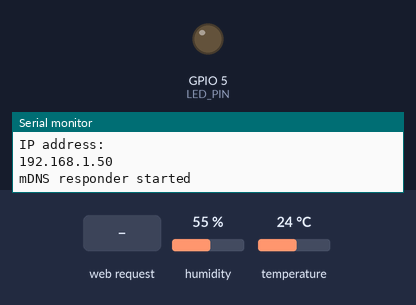
Simulated run of this sketch. Board: ESP8266 (NodeMCU). On the bench: output pins drawn as LEDs (lit = HIGH), the last lines printed to the serial monitor. The test bench sets the inputs (shaded band); at power-on: humidity 55 %, temperature 24 °C. WiFi joins after 1.5 s; servers stay silent unless stated.

Above: at 2.7 s.
2.8 s: HTTP request GET /weather received
At 4.0 s:
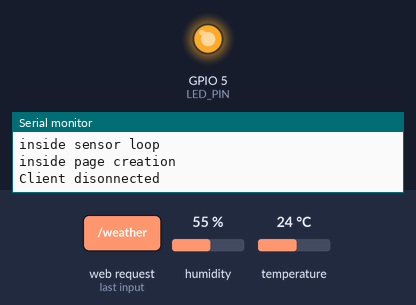
Timing chart, 0 to 5.8 s (numbered marks = the images above; inputs shaded):
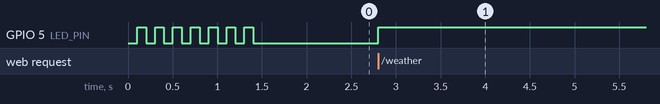

Measured:
- after the input at 2.8 s, GPIO 5 (LED_PIN): LOW → HIGH at once

The sketch:

serve_weather.ino
```cpp
// (licence header left out)
#include "DHT.h"
#include <ESP8266WiFi.h>
#include <ESP8266mDNS.h>
#include <stdlib.h>

#define DHTPIN            2         // Pin which is connected to the DHT sensor.

//the type of sensor in use:
#define DHTTYPE           DHT11     // DHT 11
const int LED_PIN = 5;

DHT dht(DHTPIN, DHTTYPE);
WiFiServer server(80);

const char WiFiSSID[] = "SSID";
const char WiFiPSK[] = "PSK";

void setup() {
  Serial.begin(9600);
  pinMode(LED_PIN, OUTPUT);
  digitalWrite(LED_PIN, HIGH);

  // Initialize server.
  connectWiFi();
  server.begin();
  setupMDNS();

  // Initialize sensor.
  dht.begin();

}

void loop() {

  // Check if a client has connected
  WiFiClient client = server.available();
  if (!client) {
    return;
  }

  // Read the first line of the request
  String req = client.readStringUntil('\r');
  Serial.println(req);
  client.flush();

  // Match the request
  int val = -1; // We'll use 'val' to keep track of both the
                // request type (read/set) and value if set.

  if (req.indexOf("/weather") != -1){
    val = 1;
    Serial.println("getting weather data");
  }

  // Set GPIO5 according to the request
  if (val >= 0){
    Serial.println("inside sensor loop");
    digitalWrite(LED_PIN, HIGH);
    // Delay between measurements.
  }
  else {
    digitalWrite(LED_PIN, LOW);
  }

  client.flush();

  // Prepare the response
  String s = "HTTP/1.1 200 OK\r\n";
  s += "Content-Type: text/html\r\n\r\n";
  s += "<!DOCTYPE HTML>\r\n<html>\r\n<body>\r\n";
  // If we're setting the LED, print out a message saying we did
  if (val == 1)
  {
    Serial.println("inside page creation");
    s += "<p>{\"temp\":";
    s += String(dht.readTemperature());
    s += ",\"humid\":";
    s += String(dht.readHumidity());//dtostrf(humid, 4, 6, buff);
    s += "}</p>\r\n";
  }
  else
  {
    Serial.println("inside wrong page creation");
    s += "Invalid Request.<br> Try /weather.";
  }
  s += "</body>\r\n</html>\n";

  // Send the response to the client
  client.print(s);
  delay(1);
  Serial.println("Client disonnected");

  // The client will actually be disconnected
  // when the function returns and 'client' object is detroyed

}

void connectWiFi()
{
  byte ledStatus = LOW;
  Serial.println();
  Serial.println("Connecting to: " + String(WiFiSSID));
  // Set WiFi mode to station (as opposed to AP or AP_STA)
  WiFi.mode(WIFI_STA);

  // WiFI.begin([ssid], [passkey]) initiates a WiFI connection
  // to the stated [ssid], using the [passkey] as a WPA, WPA2,
  // or WEP passphrase.
  WiFi.begin(WiFiSSID, WiFiPSK);

  // Use the WiFi.status() function to check if the ESP8266
  // is connected to a WiFi network.
  while (WiFi.status() != WL_CONNECTED)
  {
    // Blink the LED
    digitalWrite(LED_PIN, ledStatus); // Write LED high/low
    ledStatus = (ledStatus == HIGH) ? LOW : HIGH;

    // Delays allow the ESP8266 to perform critical tasks
    // defined outside of the sketch. These tasks include
    // setting up, and maintaining, a WiFi connection.
    delay(100);
    // Potentially infinite loops are generally dangerous.
    // Add delays -- allowing the processor to perform other
    // tasks -- wherever possible.
  }
  Serial.println("WiFi connected");
  Serial.println("IP address: ");
  Serial.println(WiFi.localIP());
}

void setupMDNS()
{
  // Call MDNS.begin(<domain>) to set up mDNS to point to
  // "<domain>.local"
  if (!MDNS.begin("thermo"))
  {
    Serial.println("Error setting up MDNS responder!");
    while(1) {
      delay(1000);
    }
  }
  MDNS.addService("http", "tcp", 80);
  Serial.println("mDNS responder started");

}
```
